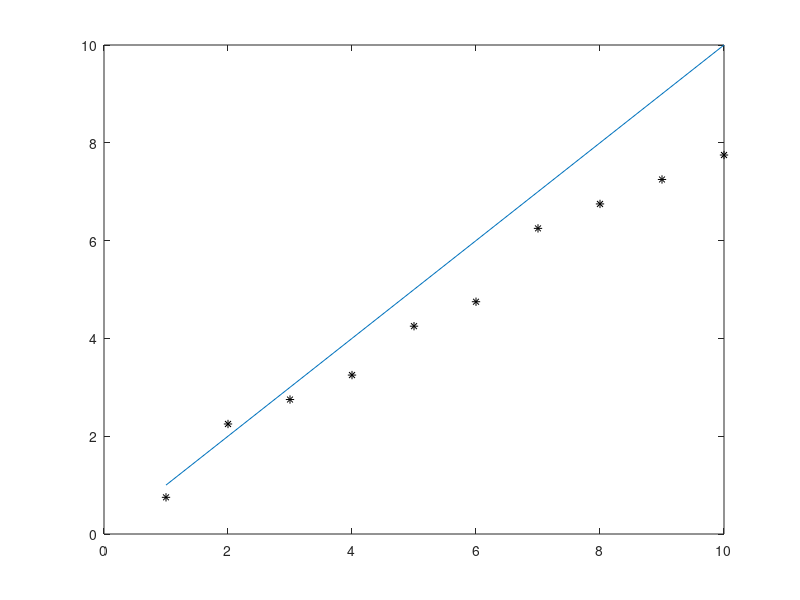

Recreate this plot in MATLAB.
%John Gibson
%Jogi7509 - 106258944
%Assignement 5
%Ioana Fleming
figure(1)
x = 1:10;
y = x;
plot (x,y)

hold on

randIDXup = randperm(10,5);
randIDXdown = randperm(10,5);
yup = y(randIDXup)+ 0.25;

ydown = y(randIDXdown) -0.25;

y2pre = [yup ydown];
y2 = sort(y2pre);
plot(x,y2,'k*')